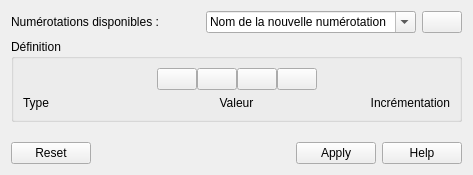
<?xml version="1.0" encoding="UTF-8"?>
<ui version="4.0">
 <class>SelectAutonumW</class>
 <widget class="QWidget" name="SelectAutonumW">
  <property name="geometry">
   <rect>
    <x>0</x>
    <y>0</y>
    <width>473</width>
    <height>175</height>
   </rect>
  </property>
  <property name="sizePolicy">
   <sizepolicy hsizetype="Minimum" vsizetype="Preferred">
    <horstretch>0</horstretch>
    <verstretch>0</verstretch>
   </sizepolicy>
  </property>
  <property name="windowTitle">
   <string>Form</string>
  </property>
  <layout class="QVBoxLayout" name="verticalLayout">
   <item>
    <layout class="QHBoxLayout" name="horizontalLayout_2">
     <item>
      <widget class="QLabel" name="label">
       <property name="text">
        <string>Numérotations disponibles :</string>
       </property>
      </widget>
     </item>
     <item>
      <spacer name="horizontalSpacer_3">
       <property name="orientation">
        <enum>Qt::Horizontal</enum>
       </property>
       <property name="sizeHint" stdset="0">
        <size>
         <width>40</width>
         <height>20</height>
        </size>
       </property>
      </spacer>
     </item>
     <item>
      <widget class="QComboBox" name="m_comboBox">
       <property name="editable">
        <bool>true</bool>
       </property>
       <item>
        <property name="text">
         <string>Nom de la nouvelle numérotation</string>
        </property>
       </item>
      </widget>
     </item>
     <item>
      <widget class="QPushButton" name="m_remove_pb">
       <property name="toolTip">
        <string>Supprimer la numérotation</string>
       </property>
       <property name="text">
        <string/>
       </property>
       <property name="icon">
        <iconset resource="../../../qelectrotech.qrc">
         <normaloff>:/ico/16x16/edit-delete.png</normaloff>:/ico/16x16/edit-delete.png</iconset>
       </property>
      </widget>
     </item>
    </layout>
   </item>
   <item>
    <widget class="QWidget" name="m_widget" native="true">
     <layout class="QVBoxLayout" name="verticalLayout_2">
      <property name="spacing">
       <number>0</number>
      </property>
      <property name="leftMargin">
       <number>0</number>
      </property>
      <property name="topMargin">
       <number>0</number>
      </property>
      <property name="rightMargin">
       <number>0</number>
      </property>
      <property name="bottomMargin">
       <number>0</number>
      </property>
      <item>
       <widget class="QGroupBox" name="m_definition_groupe">
        <property name="sizePolicy">
         <sizepolicy hsizetype="Minimum" vsizetype="Minimum">
          <horstretch>0</horstretch>
          <verstretch>0</verstretch>
         </sizepolicy>
        </property>
        <property name="title">
         <string>Définition</string>
        </property>
        <property name="alignment">
         <set>Qt::AlignLeading|Qt::AlignLeft|Qt::AlignTop</set>
        </property>
        <layout class="QVBoxLayout" name="verticalLayout_3">
         <property name="sizeConstraint">
          <enum>QLayout::SetDefaultConstraint</enum>
         </property>
         <item>
          <layout class="QHBoxLayout" name="horizontalLayout">
           <property name="spacing">
            <number>0</number>
           </property>
           <property name="sizeConstraint">
            <enum>QLayout::SetDefaultConstraint</enum>
           </property>
           <item>
            <spacer name="horizontalSpacer">
             <property name="orientation">
              <enum>Qt::Horizontal</enum>
             </property>
             <property name="sizeHint" stdset="0">
              <size>
               <width>40</width>
               <height>20</height>
              </size>
             </property>
            </spacer>
           </item>
           <item>
            <widget class="QPushButton" name="remove_button">
             <property name="toolTip">
              <string>&lt;html&gt;&lt;head/&gt;&lt;body&gt;&lt;p&gt;Supprimer une variable de numérotation&lt;/p&gt;&lt;/body&gt;&lt;/html&gt;</string>
             </property>
             <property name="text">
              <string/>
             </property>
             <property name="icon">
              <iconset resource="../../../qelectrotech.qrc">
               <normaloff>:/ico/22x22/list-remove.png</normaloff>:/ico/22x22/list-remove.png</iconset>
             </property>
             <property name="flat">
              <bool>false</bool>
             </property>
            </widget>
           </item>
           <item>
            <widget class="QPushButton" name="add_button">
             <property name="toolTip">
              <string>&lt;html&gt;&lt;head/&gt;&lt;body&gt;&lt;p&gt;Ajouter une variable de numérotation&lt;/p&gt;&lt;/body&gt;&lt;/html&gt;</string>
             </property>
             <property name="text">
              <string/>
             </property>
             <property name="icon">
              <iconset resource="../../../qelectrotech.qrc">
               <normaloff>:/ico/22x22/list-add.png</normaloff>:/ico/22x22/list-add.png</iconset>
             </property>
             <property name="flat">
              <bool>false</bool>
             </property>
            </widget>
           </item>
           <item>
            <widget class="QPushButton" name="m_previous_pb">
             <property name="toolTip">
              <string>Précédent</string>
             </property>
             <property name="text">
              <string/>
             </property>
             <property name="icon">
              <iconset resource="../../../qelectrotech.qrc">
               <normaloff>:/ico/16x16/arrow-left.png</normaloff>:/ico/16x16/arrow-left.png</iconset>
             </property>
            </widget>
           </item>
           <item>
            <widget class="QPushButton" name="m_next_pb">
             <property name="toolTip">
              <string>Suivant</string>
             </property>
             <property name="text">
              <string/>
             </property>
             <property name="icon">
              <iconset resource="../../../qelectrotech.qrc">
               <normaloff>:/ico/16x16/arrow-right.png</normaloff>:/ico/16x16/arrow-right.png</iconset>
             </property>
            </widget>
           </item>
           <item>
            <spacer name="horizontalSpacer_2">
             <property name="orientation">
              <enum>Qt::Horizontal</enum>
             </property>
             <property name="sizeHint" stdset="0">
              <size>
               <width>40</width>
               <height>20</height>
              </size>
             </property>
            </spacer>
           </item>
          </layout>
         </item>
         <item>
          <layout class="QVBoxLayout" name="editor_layout" stretch="0">
           <property name="spacing">
            <number>0</number>
           </property>
           <property name="sizeConstraint">
            <enum>QLayout::SetDefaultConstraint</enum>
           </property>
           <item>
            <layout class="QHBoxLayout" name="label_layout" stretch="0,0,0">
             <property name="spacing">
              <number>0</number>
             </property>
             <property name="sizeConstraint">
              <enum>QLayout::SetDefaultConstraint</enum>
             </property>
             <item>
              <widget class="QLabel" name="type_label">
               <property name="text">
                <string>Type</string>
               </property>
               <property name="alignment">
                <set>Qt::AlignLeading|Qt::AlignLeft|Qt::AlignVCenter</set>
               </property>
              </widget>
             </item>
             <item>
              <widget class="QLabel" name="value_label">
               <property name="text">
                <string>Valeur</string>
               </property>
               <property name="alignment">
                <set>Qt::AlignCenter</set>
               </property>
              </widget>
             </item>
             <item>
              <widget class="QLabel" name="increase_label">
               <property name="sizePolicy">
                <sizepolicy hsizetype="Minimum" vsizetype="Preferred">
                 <horstretch>0</horstretch>
                 <verstretch>0</verstretch>
                </sizepolicy>
               </property>
               <property name="text">
                <string>Incrémentation</string>
               </property>
               <property name="alignment">
                <set>Qt::AlignRight|Qt::AlignTrailing|Qt::AlignVCenter</set>
               </property>
              </widget>
             </item>
            </layout>
           </item>
          </layout>
         </item>
        </layout>
       </widget>
      </item>
     </layout>
    </widget>
   </item>
   <item>
    <spacer name="verticalSpacer">
     <property name="orientation">
      <enum>Qt::Vertical</enum>
     </property>
     <property name="sizeHint" stdset="0">
      <size>
       <width>20</width>
       <height>40</height>
      </size>
     </property>
    </spacer>
   </item>
   <item>
    <widget class="QDialogButtonBox" name="buttonBox">
     <property name="sizePolicy">
      <sizepolicy hsizetype="Preferred" vsizetype="Preferred">
       <horstretch>0</horstretch>
       <verstretch>0</verstretch>
      </sizepolicy>
     </property>
     <property name="standardButtons">
      <set>QDialogButtonBox::Apply|QDialogButtonBox::Help|QDialogButtonBox::Reset</set>
     </property>
    </widget>
   </item>
  </layout>
 </widget>
 <resources>
  <include location="../../../qelectrotech.qrc"/>
 </resources>
 <connections/>
</ui>
